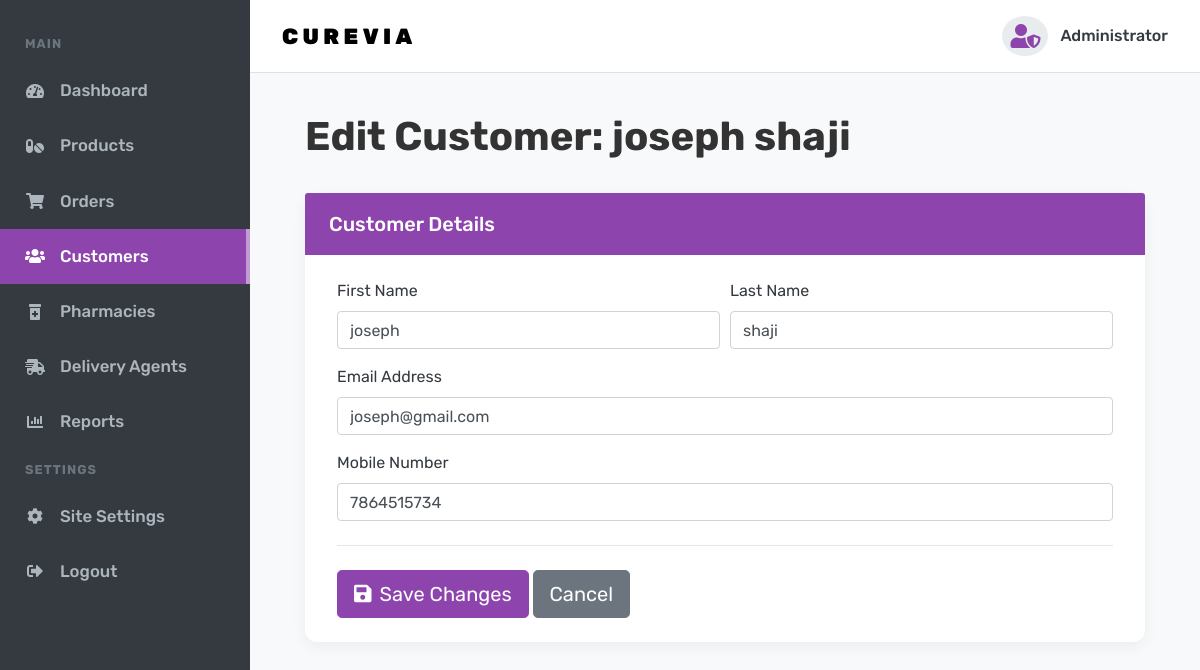
The app's page /edituser/5/ with its own data.
### myapp/models.py (models this page shows, shortened)
class Register(models.Model):
    fname = models.CharField(max_length=100)
    lname = models.CharField(max_length=100)
    email = models.EmailField()
    phone = models.IntegerField()
    zip = models.IntegerField(default=0)
    gender = models.CharField(max_length=100)
    dob = models.DateField()
    password = models.CharField(max_length=100)
    rights = models.CharField(max_length=100,default="user")

### myapp/views.py (the view)
# urls.py: path('edituser/<int:id>/', views.edituser, name='edit_user'),
def edituser(request,id):
    customer = get_object_or_404(Register, id=id)
    if request.method == 'POST':
        new_fname = request.POST.get('fname')
        new_lname = request.POST.get('lname')
        new_email = request.POST.get('email')
        new_phone = request.POST.get('phone')
        customer.fname = new_fname
        customer.lname = new_lname
        customer.email = new_email
        customer.phone = new_phone
        customer.save()
        return redirect("/customer/")
    else:
        context = {
            'customer': customer
        }
        return render(request, 'admin/edit_user.html', context)

### myapp/templates/admin/edit_user.html (shortened to what this page needs)
<!DOCTYPE html>
<html lang="en">
<head>
  <link rel="stylesheet" href="https://cdnjs.cloudflare.com/ajax/libs/font-awesome/5.15.3/css/all.min.css">
  <link rel="stylesheet" href="https://stackpath.bootstrapcdn.com/bootstrap/4.5.2/css/bootstrap.min.css">
</head>
<body>
  <div class="site-wrap">
    <div class="sidebar">
      <nav class="nav flex-column">
        <div class="sidebar-heading">Main</div>
        <a class="nav-link" href="/adminp/" data-page="Dashboard"><i class="fas fa-tachometer-alt"></i> Dashboard</a>
        <a class="nav-link" href="#" data-page="Products"><i class="fas fa-pills"></i> Products</a>
        <a class="nav-link" href="#" data-page="Orders"><i class="fas fa-shopping-cart"></i> Orders</a>
        <a class="nav-link active" href="/customer/" data-page="Customers"><i class="fas fa-users"></i> Customers</a>
        <a href="/pharmacies/" class="nav-link"><i class="fas fa-prescription-bottle-alt"></i> Pharmacies</a>
          <a href="#" class="nav-link"><i class="fas fa-shipping-fast"></i>Delivery Agents</a>
        <a class="nav-link" href="#" data-page="Reports"><i class="fas fa-chart-bar"></i> Reports</a>
        <div class="sidebar-heading">Settings</div>
        <a class="nav-link" href="#" data-page="Site Settings"><i class="fas fa-cog"></i> Site Settings</a>
        <a class="nav-link" id="logout-link"><i class="fas fa-sign-out-alt"></i> Logout</a>
      </nav>
    </div>
    <div class="main-content">
      <header class="admin-navbar">
        <div class="logo">
          <a href="#">CureVia</a>
        </div>
        <div class="admin-profile">
          <i class="fas fa-user-shield"></i>
          <span>Administrator</span>
        </div>
      </header>
      <main class="page-content">
        <div class="container-fluid">
          <div class="page-header">
            <h1 class="page-title" id="page-title">Edit Customer: {{ customer.fname }} {{ customer.lname }}</h1>
          </div>
          <div class="card">
            <div class="card-header">
              Customer Details
            </div>
            <div class="card-body">
              <form method="post">
                <div class="form-row">
                    <div class="form-group col-md-6">
                        <label for="fname">First Name</label>
                        <input type="text" class="form-control" id="fname" name="fname" value="{{ customer.fname }}" required>
                    </div>
                    <div class="form-group col-md-6">
                        <label for="lname">Last Name</label>
                        <input type="text" class="form-control" id="lname" name="lname" value="{{ customer.lname }}" required>
                    </div>
                </div>
                <div class="form-group">
                    <label for="email">Email Address</label>
                    <input type="email" class="form-control" id="email" name="email" value="{{ customer.email }}" required>
                </div>
                <div class="form-group">
                    <label for="phone">Mobile Number</label>
                    <input type="text" class="form-control" id="phone" name="phone" value="{{ customer.phone }}" required>
                </div>
                <hr class="my-4">
                <button type="submit" class="btn btn-primary btn-lg">
                    <i class="fas fa-save mr-2"></i>Save Changes
                </button>
                <a href="/customer/" class="btn btn-secondary btn-lg">Cancel</a>
              </form>
            </div>
          </div>
        </div>
      </main>
    </div>
  </div>
</body>
</html>

### myapp/templates/admin/edit_user.html (style rules this page uses)
body { font-family: 'Rubik', sans-serif; background-color: #f8f9fa; color: #343a40; -webkit-font-smoothing: antialiased; -moz-osx-font-smoothing: grayscale; }
h1, h2, h3, h4, h5 { font-family: 'Rubik', sans-serif; font-weight: 700; }
.page-title { font-family: 'Rubik', sans-serif; font-weight: 700; font-size: 2.5rem; color: #333; }
.site-wrap { display: flex; min-height: 100vh; }
.main-content { margin-left: 250px; width: calc(100% - 250px); padding: 0; transition: margin-left 0.3s ease; }
.sidebar { width: 250px; position: fixed; top: 0; left: 0; height: 100%; background-color: #343a40; z-index: 1000; }
.sidebar .nav { padding-top: 1.5rem; }
.sidebar a.nav-link { padding: 15px 25px; text-decoration: none; font-size: 1.05rem; font-weight: 500; color: #adb5bd; display: flex; align-items: center; transition: all 0.2s ease-in-out; cursor: pointer; }
.sidebar a.nav-link i { margin-right: 15px; width: 20px; text-align: center; font-size: 1rem; }
.sidebar a.nav-link.active { background-color: #8e44ad; color: #ffffff; border-right: 4px solid #c39bd3; }
.sidebar .sidebar-heading { padding: 10px 25px; font-size: 0.8rem; font-weight: 700; color: #6c757d; text-transform: uppercase; letter-spacing: .08em; }
.admin-navbar { background-color: #fff; border-bottom: 1px solid #dee2e6; padding: 1rem 2rem; display: flex; justify-content: space-between; align-items: center; }
.admin-navbar .logo a { font-family: 'Rubik', sans-serif; text-transform: uppercase; letter-spacing: .2em; font-size: 22px; font-weight: 900; color: #000000; text-decoration: none; }
.admin-navbar .admin-profile { display: flex; align-items: center; font-weight: 500; color: #343a40; }
.admin-navbar .admin-profile i { font-size: 1.5rem; color: #8e44ad; margin-right: 12px; background-color: #e9ecef; padding: 8px; border-radius: 50%; }
.page-content { padding: 2.5rem; }
.page-header { display: flex; justify-content: space-between; align-items: center; margin-bottom: 1.5rem; }
.card { border: none; border-radius: 12px; box-shadow: 0 5px 15px rgba(0,0,0,0.05); margin-bottom: 1.5rem; }
.card-header { background-color: #8e44ad; color: #fff; font-weight: 500; font-family: 'Rubik', sans-serif; font-size: 1.25rem; padding: 1rem 1.5rem; border-top-left-radius: 12px; border-top-right-radius: 12px; border-bottom: 0; }
.card-body { padding: 1.5rem 2rem; }
.btn-primary { background-color: #8e44ad; border-color: #8e44ad; }

### records on screen
Register: fname "joseph", lname "shaji", email "joseph@gmail.com", phone "7864515734"
